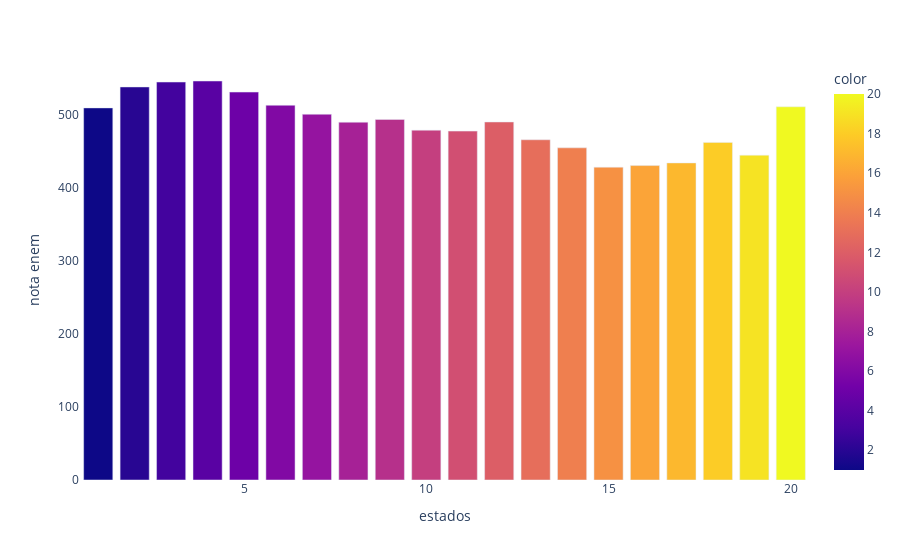

The notebook cell saved with this chart:
### Markdown cell above
#### Pessoas por residência

### Code cell
pessoas_por_residencia = media_coluna("Q005")
pessoas_por_residencia = dict(pessoas_por_residencia)
bargraph(pessoas_por_residencia, 'estados', 'nota enem')

### Figure 1 — Plotly figure (JSON) as saved in the notebook; plotly's stock layout.template omitted (floating-point values rounded to 4 significant figures)
{"data": [{"alignmentgroup": "True", "hovertemplate": "estados=%{x}<br>nota enem=%{y}<br>color=%{marker.color}<extra></extra>", "legendgroup": "", "marker": {"color": [15, 16, 17, 19, 14, 18, 13, 11, 10, 8, 12, 9, 7, 1, 20, 6, 5, 2, 3, 4], "coloraxis": "coloraxis", "pattern": {"shape": ""}}, "name": "", "offsetgroup": "", "orientation": "v", "showlegend": false, "textposition": "auto", "type": "bar", "x": [15, 16, 17, 19, 14, 18, 13, 11, 10, 8, 12, 9, 7, 1, 20, 6, 5, 2, 3, 4], "xaxis": "x", "y": [428.2, 430.4, 434.1, 444.7, 454.7, 462.2, 465.8, 477.6, 478.9, 489.8, 490.1, 493.6, 500.7, 509.4, 510.9, 513.0, 531.1, 538.1, 544.8, 546.2], "yaxis": "y"}], "layout": {"barmode": "relative", "coloraxis": {"colorbar": {"title": {"text": "color"}}, "colorscale": [[0, "#0d0887"], [0.1111, "#46039f"], [0.2222, "#7201a8"], [0.3333, "#9c179e"], [0.4444, "#bd3786"], [0.5556, "#d8576b"], [0.6667, "#ed7953"], [0.7778, "#fb9f3a"], [0.8889, "#fdca26"], [1, "#f0f921"]]}, "legend": {"tracegroupgap": 0}, "margin": {"t": 60}, "paper_bgcolor": "rgba(0, 0, 0, 0)", "plot_bgcolor": "rgba(0, 0, 0, 0)", "xaxis": {"anchor": "y", "domain": [0, 1], "title": {"text": "estados"}}, "yaxis": {"anchor": "x", "domain": [0, 1], "title": {"text": "nota enem"}}}}
